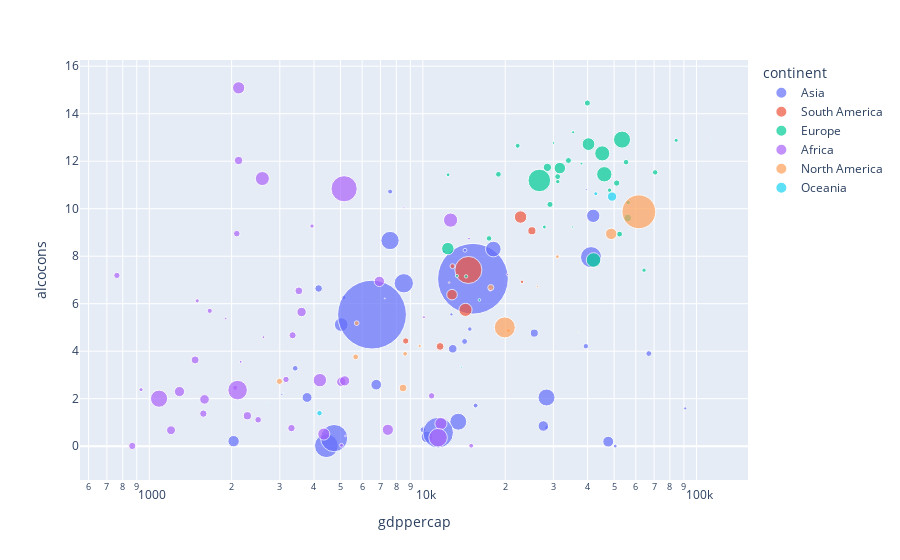

Notebook cell for this chart:
### Code cell
# This is a preliminary plot without the interactive controls for one year only

fig_2 = px.scatter(alc20XX_continent.query('year==2018'), x='gdppercap', y='alcocons', 
                   size='population', color='continent', hover_name='country', log_x=True, size_max=50)
fig_2.show()

### Figure 1 — Plotly figure (JSON) as saved in the notebook; plotly's stock layout.template omitted (floating-point values rounded to 4 significant figures)
{"data": [{"hovertemplate": "<b>%{hovertext}</b><br><br>continent=Asia<br>gdppercap=%{x}<br>alcocons=%{y}<br>population=%{marker.size}<extra></extra>", "hovertext": ["Timor", "Tajikistan", "China", "Afghanistan", "Cyprus", "Vietnam", "Thailand", "Armenia", "Brunei", "Bhutan", "United Arab Emirates", "Turkmenistan", "Azerbaijan", "Cambodia", "Turkey", "Bangladesh", "Uzbekistan", "Lebanon", "Laos", "Kyrgyzstan", "Philippines", "Kuwait", "Kazakhstan", "Jordan", "Japan", "Qatar", "Israel", "Nepal", "Myanmar", "Mongolia", "Oman", "Malaysia", "Pakistan", "Iraq", "South Korea", "Sri Lanka", "Iran", "Indonesia", "India", "Saudi Arabia", "Georgia"], "legendgroup": "Asia", "marker": {"color": "#636efa", "size": [1267975, 9100847, 1427647789, 37171922, 1189262, 95545959, 69428454, 2951741, 428960, 754396, 9630966, 5850902, 9949537, 16249795, 82340090, 161376713, 32476232, 6859408, 7061498, 6304025, 106651394, 4137314, 18319616, 9965322, 127202190, 2781682, 8381507, 28095712, 53708318, 3170214, 4829476, 31528033, 212228288, 38433604, 51171700, 21228760, 81800204, 267670549, 1352642283, 33702757, 4002946], "sizemode": "area", "sizeref": 571100.0, "symbol": "circle"}, "mode": "markers", "name": "Asia", "orientation": "v", "showlegend": true, "type": "scatter", "x": [3052.0, 3415.0, 15240.0, 2034.0, 39560.0, 7586.0, 18100.0, 12720.0, 60390.0, 11350.0, 66970.0, 14850.0, 14210.0, 4159.0, 28310.0, 4441.0, 6755.0, 15590.0, 7593.0, 5133.0, 8516.0, 50480.0, 25540.0, 10010.0, 41180.0, 90970.0, 39420.0, 3774.0, 5029.0, 11920.0, 28350.0, 27560.0, 4739.0, 10350.0, 41950.0, 12860.0, 13470.0, 11370.0, 6519.0, 47590.0, 14250.0], "xaxis": "x", "y": [2.17, 3.28, 7.05, 0.21, 10.81, 8.66, 8.3, 5.55, 0.48, 0.43, 3.9, 4.93, 4.41, 6.64, 2.05, 0.019, 2.59, 1.71, 10.72, 6.26, 6.86, 0.003, 4.76, 0.69, 7.96, 1.59, 4.21, 2.05, 5.12, 8.19, 0.78, 0.85, 0.34, 0.39, 9.7, 4.1, 1.03, 0.57, 5.54, 0.19, 8.25], "yaxis": "y"}, {"hovertemplate": "<b>%{hovertext}</b><br><br>continent=South America<br>gdppercap=%{x}<br>alcocons=%{y}<br>population=%{marker.size}<extra></extra>", "hovertext": ["Argentina", "Colombia", "Brazil", "Bolivia", "Chile", "Uruguay", "Paraguay", "Peru", "Suriname", "Ecuador", "Guyana"], "legendgroup": "South America", "marker": {"color": "#EF553B", "size": [44361150, 49661056, 209469320, 11353140, 18729166, 3449290, 6956069, 31989265, 575987, 17084359, 779007], "sizemode": "area", "sizeref": 571100.0, "symbol": "circle"}, "mode": "markers", "name": "South America", "orientation": "v", "showlegend": true, "type": "scatter", "x": [22760.0, 14310.0, 14670.0, 8656.0, 25030.0, 23040.0, 12830.0, 12780.0, 19010.0, 11560.0, 12480.0], "xaxis": "x", "y": [9.65, 5.74, 7.42, 4.43, 9.07, 6.92, 7.58, 6.38, 5.33, 4.2, 6.89], "yaxis": "y"}, {"hovertemplate": "<b>%{hovertext}</b><br><br>continent=Europe<br>gdppercap=%{x}<br>alcocons=%{y}<br>population=%{marker.size}<extra></extra>", "hovertext": ["Czechia", "Albania", "Croatia", "Belarus", "Belgium", "Bosnia and Herzegovina", "Ukraine", "United Kingdom", "Bulgaria", "Austria", "France", "Denmark", "Latvia", "Poland", "Portugal", "Italy", "Lithuania", "Netherlands", "Montenegro", "North Macedonia", "Moldova", "Norway", "Luxembourg", "Switzerland", "Romania", "Finland", "Spain", "Estonia", "Sweden", "Ireland", "Germany", "Russia", "Iceland", "Hungary", "Serbia", "Slovakia", "Greece", "Slovenia"], "legendgroup": "Europe", "marker": {"color": "#00cc96", "size": [10665679, 2882735, 4156407, 9452615, 11482180, 3323929, 44246158, 67141678, 7051610, 8891383, 64990512, 5752131, 1928461, 37921585, 10256192, 60627291, 2801270, 17059560, 627803, 2082956, 4051950, 5337960, 604244, 8525614, 19506110, 5522585, 46692863, 1322913, 9971630, 4818694, 83124413, 145734034, 336712, 9707502, 8802741, 5453017, 10522244, 2077835], "sizemode": "area", "sizeref": 571100.0, "symbol": "circle"}, "mode": "markers", "name": "Europe", "orientation": "v", "showlegend": true, "type": "scatter", "x": [39930.0, 13320.0, 27800.0, 18890.0, 51110.0, 14390.0, 12340.0, 46040.0, 22210.0, 55300.0, 45250.0, 56280.0, 30040.0, 31670.0, 34040.0, 42050.0, 35430.0, 56060.0, 20690.0, 16090.0, 12360.0, 64340.0, 113600.0, 70660.0, 28520.0, 48130.0, 40310.0, 35210.0, 52350.0, 84300.0, 53460.0, 26660.0, 56720.0, 31100.0, 17450.0, 31130.0, 29150.0, 37970.0], "xaxis": "x", "y": [14.45, 7.17, 9.23, 11.45, 11.08, 7.15, 8.32, 11.45, 12.65, 11.96, 12.33, 10.26, 12.77, 11.71, 12.03, 7.84, 13.22, 9.61, 11.47, 6.16, 11.43, 7.41, 12.94, 11.53, 11.74, 10.78, 12.72, 9.23, 8.93, 12.88, 12.91, 11.19, 9.12, 11.35, 8.75, 11.14, 10.18, 11.9], "yaxis": "y"}, {"hovertemplate": "<b>%{hovertext}</b><br><br>continent=Africa<br>gdppercap=%{x}<br>alcocons=%{y}<br>population=%{marker.size}<extra></extra>", "hovertext": ["Zambia", "Congo", "Angola", "Algeria", "Tanzania", "Cote d'Ivoire", "Benin", "Uganda", "Democratic Republic of Congo", "Botswana", "Burkina Faso", "Togo", "Chad", "Central African Republic", "Cameroon", "Tunisia", "Burundi", "Libya", "Liberia", "Lesotho", "Kenya", "Madagascar", "Namibia", "Niger", "Mozambique", "Morocco", "Nigeria", "Mauritania", "Mali", "Malawi", "Gambia", "Gabon", "South Africa", "Ethiopia", "Eswatini", "Equatorial Guinea", "Sudan", "Egypt", "Djibouti", "Somalia", "Rwanda", "Senegal", "Guinea-Bissau", "Sierra Leone", "Guinea", "Ghana", "Zimbabwe"], "legendgroup": "Africa", "marker": {"color": "#ab63fa", "size": [17351714, 5244363, 30809787, 42228415, 56313444, 25069226, 11485035, 42729032, 84068092, 2254067, 19751466, 7889095, 15477727, 4666375, 25216261, 11565203, 11175379, 6678565, 4818976, 2108327, 51392570, 26262313, 2448300, 22442831, 29496009, 36029089, 195874685, 4403312, 19077755, 18143215, 2280092, 2119275, 57792520, 109224410, 1136274, 1308966, 41801532, 98423602, 958923, 15008225, 12301969, 15854324, 1874304, 7650149, 12414292, 29767108, 14438812], "sizemode": "area", "sizeref": 571100.0, "symbol": "circle"}, "mode": "markers", "name": "Africa", "orientation": "v", "showlegend": true, "type": "scatter", "x": [3522.0, 3933.0, 6933.0, 11640.0, 2590.0, 5033.0, 3161.0, 2122.0, 1086.0, 17630.0, 2120.0, 2061.0, 1576.0, 933.1, 3604.0, 10760.0, 761.5, 15020.0, 1497.0, 2615.0, 4204.0, 1592.0, 10090.0, 1201.0, 1290.0, 7447.0, 5155.0, 5042.0, 2284.0, 1471.0, 2158.0, 14740.0, 12630.0, 2104.0, 8521.0, 20390.0, 4345.0, 11370.0, 5214.0, 866.8, 2089.0, 3309.0, 1902.0, 1663.0, 2500.0, 5178.0, 3342.0], "xaxis": "x", "y": [6.54, 9.27, 6.94, 0.95, 11.27, 2.71, 2.81, 15.09, 2, 6.59, 12.03, 2.46, 1.37, 2.38, 5.65, 2.12, 7.19, 0.019, 6.12, 4.59, 2.78, 1.97, 5.43, 0.67, 2.3, 0.69, 10.84, 0.036, 1.28, 3.63, 3.55, 8.74, 9.52, 2.36, 10.04, 7.23, 0.51, 0.36, 0.43, 0.009, 8.95, 0.76, 5.38, 5.7, 1.11, 2.75, 4.67], "yaxis": "y"}, {"hovertemplate": "<b>%{hovertext}</b><br><br>continent=North America<br>gdppercap=%{x}<br>alcocons=%{y}<br>population=%{marker.size}<extra></extra>", "hovertext": ["Costa Rica", "United States", "Belize", "Trinidad and Tobago", "Canada", "Bahamas", "Jamaica", "Panama", "Nicaragua", "Mexico", "El Salvador", "Dominican Republic", "Honduras", "Haiti", "Guatemala"], "legendgroup": "North America", "marker": {"color": "#FFA15A", "size": [4999443, 327096263, 383071, 1389841, 37074558, 385635, 2934853, 4176868, 6465502, 126190782, 6420740, 10627147, 9587523, 11123183, 17247855], "sizemode": "area", "sizeref": 571100.0, "symbol": "circle"}, "mode": "markers", "name": "North America", "orientation": "v", "showlegend": true, "type": "scatter", "x": [20560.0, 61590.0, 7262.0, 26250.0, 48800.0, 37020.0, 9735.0, 31010.0, 5730.0, 19930.0, 8614.0, 17710.0, 5680.0, 2992.0, 8462.0], "xaxis": "x", "y": [4.87, 9.87, 6.22, 6.72, 8.94, 4.78, 4.22, 7.98, 5.18, 5, 3.89, 6.68, 3.76, 2.73, 2.45], "yaxis": "y"}, {"hovertemplate": "<b>%{hovertext}</b><br><br>continent=Oceania<br>gdppercap=%{x}<br>alcocons=%{y}<br>population=%{marker.size}<extra></extra>", "hovertext": ["Vanuatu", "Australia", "Papua New Guinea", "New Zealand", "Fiji", "Solomon Islands"], "legendgroup": "Oceania", "marker": {"color": "#19d3f3", "size": [292675, 24898153, 8606324, 4743131, 883490, 652856], "sizemode": "area", "sizeref": 571100.0, "symbol": "circle"}, "mode": "markers", "name": "Oceania", "orientation": "v", "showlegend": true, "type": "scatter", "x": [3093.0, 49150.0, 4190.0, 42870.0, 13850.0, 2698.0], "xaxis": "x", "y": [2.25, 10.51, 1.39, 10.63, 3.32, 1.83], "yaxis": "y"}], "layout": {"legend": {"itemsizing": "constant", "title": {"text": "continent"}, "tracegroupgap": 0}, "margin": {"t": 60}, "xaxis": {"anchor": "y", "domain": [0, 1], "title": {"text": "gdppercap"}, "type": "log"}, "yaxis": {"anchor": "x", "domain": [0, 1], "title": {"text": "alcocons"}}}}
